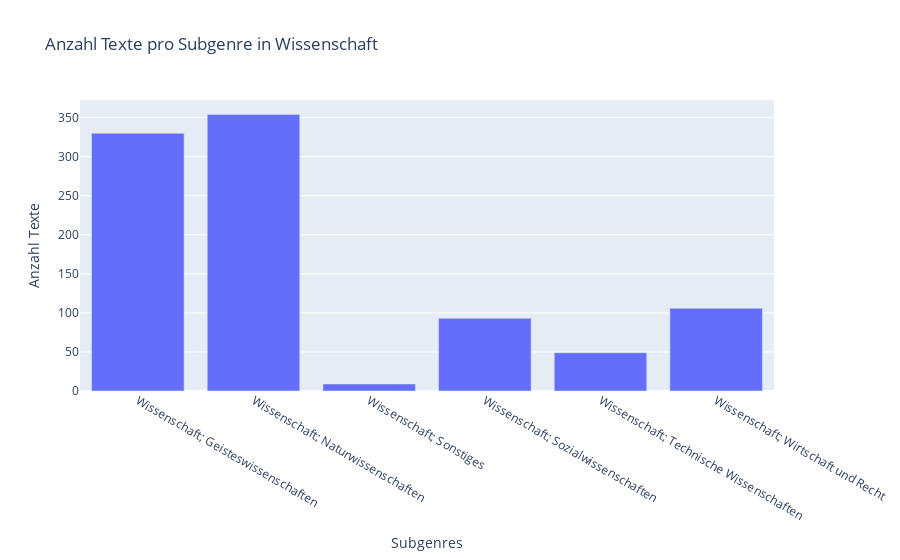

The notebook cell saved with this chart:
### Markdown cell above
Wissenschaft:

### Code cell
query_wissenschaft = """SELECT genrestratum FROM my_data WHERE hauptklasse='Wissenschaft'"""

df = pd.read_sql_query(query_wissenschaft, con)

wissenschaft_count = df.groupby("genrestratum").size().reset_index(name="count")

fig = go.Figure(data=[go.Bar(name="Texte pro Genre in Wissenschaft", x=wissenschaft_count["genrestratum"], y=wissenschaft_count["count"])])

fig.update_layout(
    title="Anzahl Texte pro Subgenre in Wissenschaft",
    xaxis_title="Subgenres",
    yaxis_title="Anzahl Texte",
    hovermode="x"
)
fig.show()

### Figure 1 — Plotly figure (JSON) as saved in the notebook; plotly's stock layout.template omitted (floating-point values rounded to 4 significant figures)
{"data": [{"name": "Texte pro Genre in Wissenschaft", "type": "bar", "x": ["Wissenschaft; Geisteswissenschaften", "Wissenschaft; Naturwissenschaften", "Wissenschaft; Sonstiges", "Wissenschaft; Sozialwissenschaften", "Wissenschaft; Technische Wissenschaften", "Wissenschaft; Wirtschaft und Recht"], "y": [330, 354, 9, 93, 49, 106]}], "layout": {"hovermode": "x", "title": {"text": "Anzahl Texte pro Subgenre in Wissenschaft"}, "xaxis": {"title": {"text": "Subgenres"}}, "yaxis": {"title": {"text": "Anzahl Texte"}}}}
